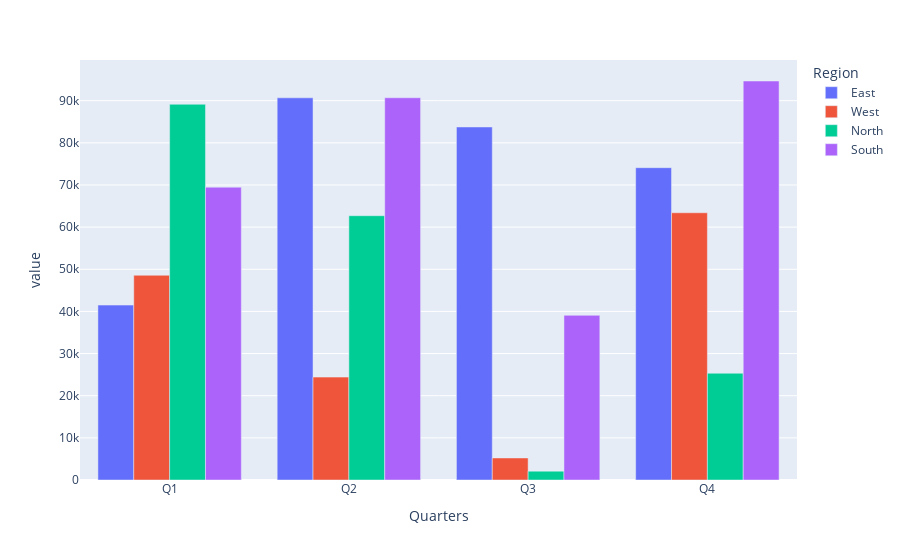

Notebook source saved alongside this figure:
### Code cell
# Display the same data as bar plot
data.plot.bar(barmode="group")

### Figure 1 — Plotly figure (JSON) as saved in the notebook; plotly's stock layout.template omitted (floating-point values rounded to 4 significant figures)
{"data": [{"alignmentgroup": "True", "hovertemplate": "Region=East<br>Quarters=%{x}<br>value=%{y}<extra></extra>", "legendgroup": "East", "marker": {"color": "#636efa", "pattern": {"shape": ""}}, "name": "East", "offsetgroup": "East", "orientation": "v", "showlegend": true, "textposition": "auto", "type": "bar", "x": ["Q1", "Q2", "Q3", "Q4"], "xaxis": "x", "y": [41500.0, 90690.0, 83770.0, 74100.0], "yaxis": "y"}, {"alignmentgroup": "True", "hovertemplate": "Region=West<br>Quarters=%{x}<br>value=%{y}<extra></extra>", "legendgroup": "West", "marker": {"color": "#EF553B", "pattern": {"shape": ""}}, "name": "West", "offsetgroup": "West", "orientation": "v", "showlegend": true, "textposition": "auto", "type": "bar", "x": ["Q1", "Q2", "Q3", "Q4"], "xaxis": "x", "y": [48580.0, 24410.0, 5231.0, 63410.0], "yaxis": "y"}, {"alignmentgroup": "True", "hovertemplate": "Region=North<br>Quarters=%{x}<br>value=%{y}<extra></extra>", "legendgroup": "North", "marker": {"color": "#00cc96", "pattern": {"shape": ""}}, "name": "North", "offsetgroup": "North", "orientation": "v", "showlegend": true, "textposition": "auto", "type": "bar", "x": ["Q1", "Q2", "Q3", "Q4"], "xaxis": "x", "y": [89150.0, 62710.0, 2099.0, 25330.0], "yaxis": "y"}, {"alignmentgroup": "True", "hovertemplate": "Region=South<br>Quarters=%{x}<br>value=%{y}<extra></extra>", "legendgroup": "South", "marker": {"color": "#ab63fa", "pattern": {"shape": ""}}, "name": "South", "offsetgroup": "South", "orientation": "v", "showlegend": true, "textposition": "auto", "type": "bar", "x": ["Q1", "Q2", "Q3", "Q4"], "xaxis": "x", "y": [69480.0, 90700.0, 39080.0, 94680.0], "yaxis": "y"}], "layout": {"barmode": "group", "legend": {"title": {"text": "Region"}, "tracegroupgap": 0}, "margin": {"t": 60}, "xaxis": {"anchor": "y", "domain": [0, 1], "title": {"text": "Quarters"}}, "yaxis": {"anchor": "x", "domain": [0, 1], "title": {"text": "value"}}}}
